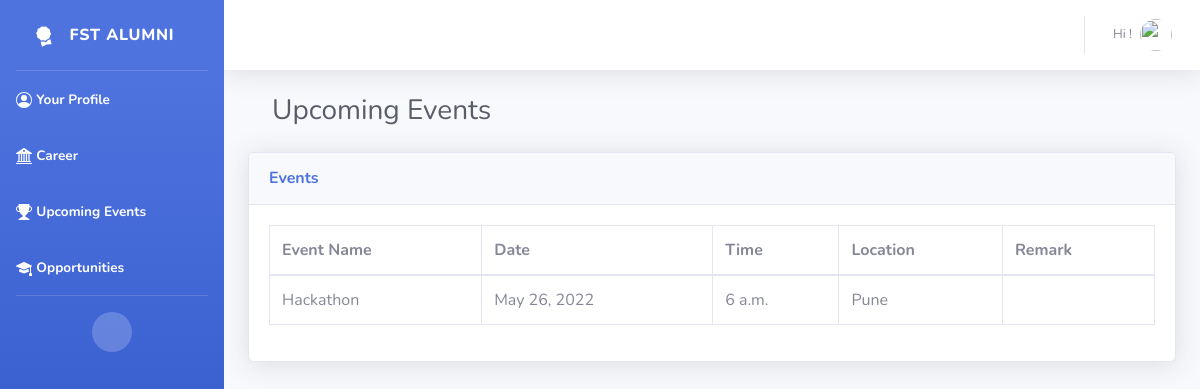
The page /events/ (signed in) on the database its author committed.
### alumni/models.py (models this page shows)
class Events(models.Model):
    event_name = models.CharField(max_length=100)
    date = models.DateField()
    time = models.TimeField()
    location = models.CharField(max_length=100)
    Remark = models.TextField()

### alumni/views.py (the view)
# urls.py: path('events/', views.events, name='events'),
@login_required
def events(request):
    even= Events.objects.all()
    return render(request,"events.html",{'events': even})

### templates/events.html (shortened to what this page needs)
{% extends 'blank.html' %}
{% load static %}
{%block body %}
 <div class="container-fluid">
    <div class="container-fluid" >
        <div class="d-sm-flex align-items-center justify-content-between mt-4 mb-4" >
            <h1 class="h3 mb-0 text-gray-800">Upcoming Events</h1>
        </div>
    </div>
    <div class="card shadow mb-4">
        <div class="card-header py-3">
            <h6 class="m-0 font-weight-bold text-primary">Events</h6>
        </div>
        <div class="card-body">
            <div class="table-responsive">
                <table class="table table-bordered" id="dataTable" width="100%" cellspacing="0">
                    <thead>
                        <tr>
                            <th>Event Name</th>
                            <th>Date</th>
                            <th>Time</th>
                            <th>Location</th>
                            <th>Remark</th>
                        </tr>
                    </thead>
                    <tbody>
                    {% for dat in events %}
                        <tr>
                            <td>{{ dat.event_name}}</td>
                            <td>{{ dat.date}}</td>
                            <td>{{ dat.time}}</td>
                            <td>{{ dat.location}}</td>
                            <td>{{ dat.remark}}</td>
                        </tr>
                        {% endfor %}
                    </tbody>
                </table>
            </div>
        </div>
    </div>
</div>
{% endblock body%}

### rows shown on the page
Events: event_name "Hackathon", date "May 26, 2022", time "6 a.m.", location "Pune"
